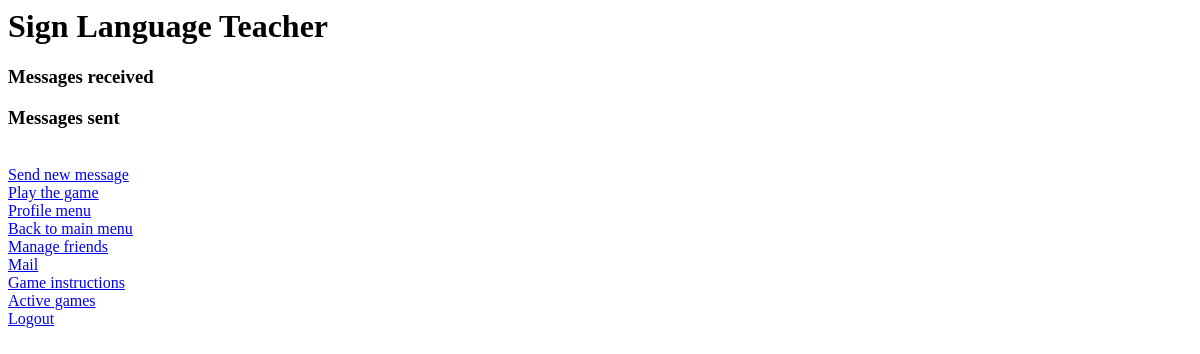
Page /sign-language-teacher/inbox/ (signed in) on the earlier database version.
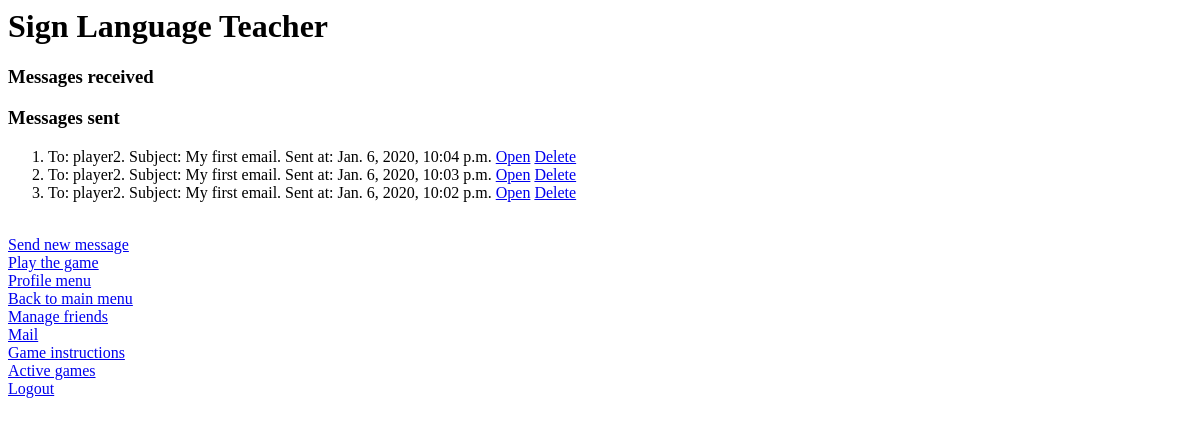
Same page on the later database version.
### registration/models.py (models this page shows, shortened)
class Message(models.Model):
    sender = models.ForeignKey(User, related_name='sent', on_delete=models.SET_NULL, null=True)
    receiver = models.ForeignKey(User, related_name='received', on_delete=models.SET_NULL, null=True)
    subject = models.CharField(max_length=50, blank=True)
    body = models.CharField(max_length=250, blank=True)
    sent_date = models.DateTimeField(auto_now_add=True)
    deleted_by_sender = models.BooleanField(default=False)
    deleted_by_receiver = models.BooleanField(default=False)

### registration/views.py (the view)
# urls.py: path('inbox/', views.inbox, name='inbox'),
def inbox(request):
    if request.user is None or not request.user.is_authenticated:
        return HttpResponse("Not logged in")
    current_user = request.user
    messages_received = list(Message.objects.filter(receiver=current_user, deleted_by_receiver=False).order_by('-sent_date'))
    messages_sent = list(Message.objects.filter(sender=current_user, deleted_by_sender=False).order_by('-sent_date'))
    return render(request, 'registration/inbox.html', {'user': current_user,
                                                       'messages_received': messages_received,
                                                       'messages_sent': messages_sent
                                                       })

### registration/templates/registration/inbox.html (shortened to what this page needs)
{% extends 'registration/index.html' %}
{% block content %}
    <h3>Messages received</h3>
    <h3>Messages sent</h3>
    <ol>
        {% for message in messages_sent %}
            <li>
                To: {{message.receiver}}. Subject: {{message.subject}}. Sent at: {{message.sent_date}}
                <a href="/sign-language-teacher/inbox/{{ message.id }}"> Open</a>
                <a href="/sign-language-teacher/inbox/delete/{{ message.id }}"> Delete</a>
            </li>
        {% endfor %}
    </ol>
    <a href="{% url 'registration:new-message' %}">Send new message</a><br>
{% endblock %}

### registration/templates/registration/index.html (shortened to what this page needs)
{% block title %}
    <h1>Sign Language Teacher</h1>
{% endblock %}
{% block content %}{% endblock %}
{% block links %}
    {% if user.is_authenticated %}
        <a href="{% url 'registration:game' %}">Play the game</a><br>
        <a href="{% url 'registration:profile' %}">Profile menu</a><br>
        <a href="{% url 'registration:index' %}">Back to main menu</a><br>
        <a href="{% url 'registration:add-friend' %}">Manage friends</a><br>
        <a href="{% url 'registration:inbox' %}">Mail</a><br>
        <a href="{% url 'registration:info' %}">Game instructions</a><br>
        <a href="{% url 'registration:active-games' %}">Active games</a><br>
        <a href="{% url 'registration:logout' %}">Logout</a><br>
    {% endif %}
{% endblock %}

Differences in the rows shown:
added Message: receiver "player2", subject "My first email", sent_date "Jan. 6, 2020, 10:04 p.m."
added Message: receiver "player2", subject "My first email", sent_date "Jan. 6, 2020, 10:03 p.m."
added Message: receiver "player2", subject "My first email", sent_date "Jan. 6, 2020, 10:02 p.m."
